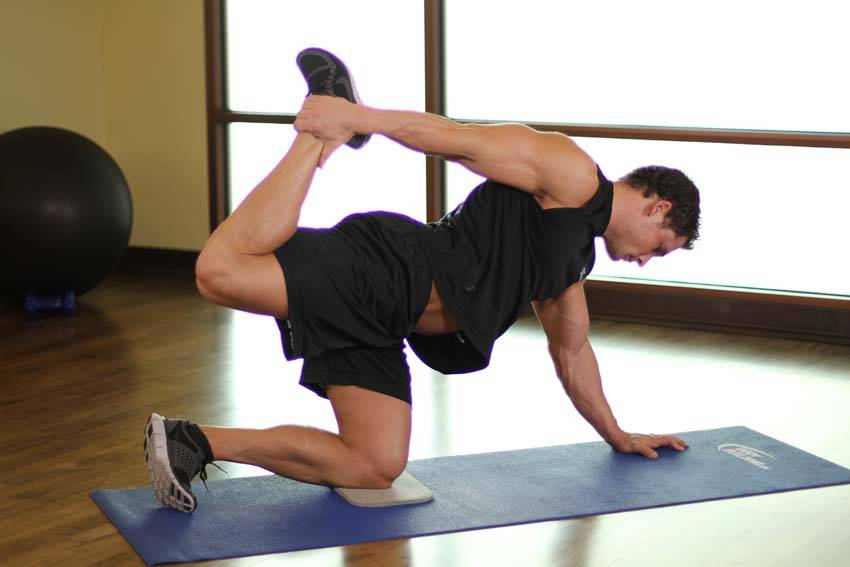
#> input picture data/exercises/All_Fours_Quad_Stretch/1.jpg, 850 x 567 px
$ python -i detect-panel-seams.py   (imports and definitions only)
#> lines starting #> are read from the running program, lines starting #| are printed output that depends on the picture
# -*- coding: utf-8 -*-
"""Искать склейку-коллаж внутри одного кадра.

Модель иногда возвращает один холст 1536x1024, внутри которого ДВА кадра
(верхний и нижний ракурсы одной позы). Приёмка глазами это ловит не всегда,
а в карточке с `cover` получается мусор — найден на мужском старте
Smith_Machine_Hip_Thrust 09.10.

Эвристика: горизонтальный шов = строка, которая заметно светлее (или темнее)
соседей и тянется через всю ширину. Смотрим только среднюю треть кадра — там
никогда нет настоящей границы фона, а у коллажа она ровно посередине.

Запуск:  python spark-output/export/detect-panel-seams.py [--all | --ids A,B]
"""
import argparse
import os
import sys

from PIL import Image

ROOT = os.path.abspath(os.path.join(os.path.dirname(__file__), '..', '..'))
DS = os.path.join(ROOT, 'data', 'exercises')
FILES = ('00f.jpg', '01f.jpg', '00m.jpg', '01m.jpg', '0.jpg', '1.jpg')


def profile(path, axis):
    """Средняя яркость каждой строки (axis='row') или колонки (axis='col').

    numpy в этом python нет, а усреднение по одной оси даёт сам resize до
    1 пикселя поперёк — LANCZOS считает ровно среднее по полосе.
    """
#> called with axis = 'row'
    im = Image.open(path).convert('L')
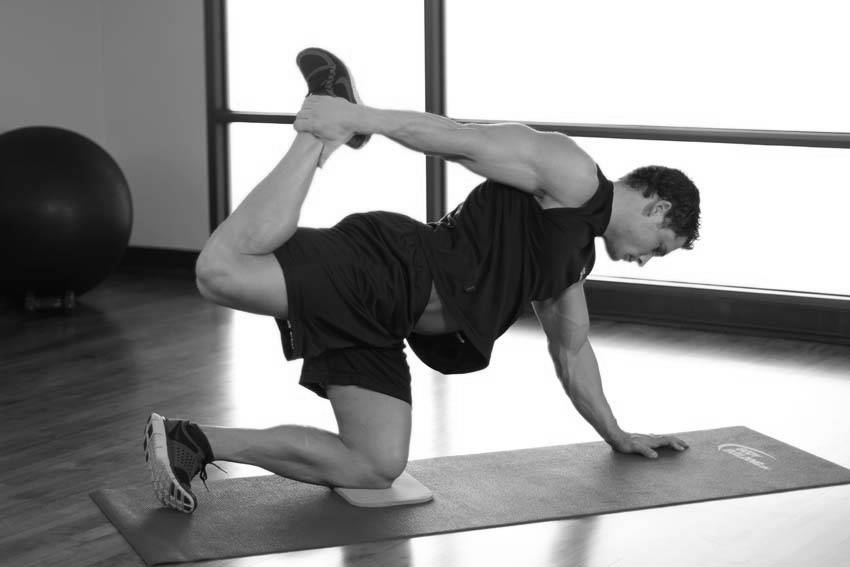
#> im: PIL image 850x567 L; min 1, max 255, mean 147.5
    w, h = im.size
#> w = 850; h = 567
    strip = im.resize((1, h), Image.LANCZOS) if axis == 'row' else im.resize((w, 1), Image.LANCZOS)
    return list(strip.tobytes()), (h if axis == 'row' else w)


def best_seam(vals, n):
    # Шов коллажа — посередине кадра; среднюю треть не смотрим целиком, иначе
    # детектор ловит нижнюю кромку скамьи и линию пола (ложные срабатывания
    # на y=0.72..0.99 при пороге 55).
    lo, hi = int(n * 0.42), int(n * 0.58)
    best, best_pos = 0.0, -1
    for y in range(max(1, lo), min(n - 2, hi)):
        up = sum(vals[max(0, y - 12):y]) / max(1, len(vals[max(0, y - 12):y]))
        dn = sum(vals[y + 1:y + 13]) / max(1, len(vals[y + 1:y + 13]))
        band = (vals[y] + vals[y + 1]) / 2.0
        gap = abs(band - (up + dn) / 2.0)
        jump = abs(vals[y] - vals[y - 1]) + abs(vals[y + 1] - vals[y])
        score = min(gap, 60) + min(jump, 60)
        if score > best:
            best, best_pos = score, y
    return best, best_pos


def seam_score(path):
    rows, h = profile(path, 'row')
#> rows = 567 values, max 217 at index 8, min 46 at index 302, mean 148.3; h = 567
    cols, w = profile(path, 'col')
#> cols = 850 values, max 212 at index 704, min 54 at index 1, mean 143.3; w = 850
    sr, yr = best_seam(rows, h)
#> in best_seam, `lo, hi = int(n * 0.42), int(n * 0.58)`: lo = 238; hi = 328
#> the loop in best_seam, `for y in range(max(1, lo), min(n - 2, hi)):` made 90 passes
#> (up, dn, band, gap, jump, score, best) on passes 1, 2, 3, 4, 10, 14, 17, 18, 41, 42, 43: (90.67, 88.17, 90, 0.583, 0, 0.583, 0.583), (90, 87.67, 90, 1.17, 0, 1.17, 1.17), (89.5, 87.17, 90.5, 2.17, 1, 3.17, 3.17), (89.33, 86.58, 90.5, 2.54, 2, 4.54, 4.54), (89.42, 86.33, 85.5, 2.38, 3, 5.38, 5.38), (88.17, 90, 84, 5.08, 1, 6.08, 6.08), (86.58, 93.83, 84.5, 5.71, 1, 6.71, 6.71), (86.08, 95.17, 86.5, 4.12, 4, 8.12, 8.12), (101.4, 83.33, 100.5, 8.12, 1, 9.12, 9.12), (101.5, 80.25, 98.5, 7.62, 4, 11.62, 11.62), (101.4, 77.25, 95.5, 6.17, 6, 12.17, 12.17)
#> (up, dn, band, gap, jump, score) on passes 5, 6, 7, 8, 9, 11: (89.33, 86.08, 90, 2.29, 1, 3.29), (89.33, 85.67, 89.5, 2, 1, 3), (89.42, 85.58, 89, 1.5, 1, 2.5), (89.42, 85.67, 88.5, 0.958, 1, 1.96), (89.42, 85.92, 87, 0.667, 3, 3.67), (89.25, 87, 85, 3.12, 1, 4.12)
#> after the loop in best_seam, `for y in range(max(1, lo), min(n - 2, hi)):`: best = 12.17; best_pos = 280
#> sr = 12.17; yr = 280
    sc, xc = best_seam(cols, w)
#> the loop in best_seam (call 2), `for y in range(max(1, lo), min(n - 2, hi)):` made 135 passes
#> (up, dn, band, gap, jump, score, best) on passes 1, 4, 14, 43, 44, 45, 46, 47: (113.2, 119.8, 117, 0.542, 1, 1.54, 1.54), (114.4, 121.3, 118.5, 0.625, 2, 2.62, 2.62), (119.8, 125.1, 123.5, 1.08, 2, 3.08, 3.08), (126.9, 139, 128.5, 4.46, 1, 5.46, 5.46), (127.2, 142.6, 128.5, 6.38, 2, 8.38, 8.38), (127.3, 146.2, 129, 7.75, 1, 8.75, 8.75), (127.6, 149.7, 130, 8.62, 2, 10.62, 10.62), (127.8, 153, 132, 8.42, 4, 12.42, 12.42)
#> (up, dn, band, gap, jump, score) on passes 2, 3, 5, 6, 7, 8: (113.6, 120.2, 117, 0.0833, 0, 0.0833), (114, 120.8, 117.5, 0.0833, 1, 1.08), (114.9, 121.8, 119, 0.625, 1, 1.62), (115.5, 122.3, 119.5, 0.583, 1, 1.58), (116.1, 122.8, 120, 0.583, 1, 1.58), (116.7, 123.2, 120.5, 0.583, 1, 1.58)
    return (sr, yr) if sr >= sc else (sc, xc)


def main():
    ap = argparse.ArgumentParser()
    ap.add_argument('--ids', help='папки через запятую')
    ap.add_argument('--all', action='store_true', help='пройтись по всей папке')
    ap.add_argument('--threshold', type=float, default=70.0)
    args = ap.parse_args()

    if args.all:
        folders = sorted(f for f in os.listdir(DS) if os.path.isdir(os.path.join(DS, f)))
    elif args.ids:
        folders = [f.strip() for f in args.ids.split(',') if f.strip()]
    else:
        print('нужно --all или --ids')
        return 2

    bad = 0
    for folder in folders:
        for fn in FILES:
            p = os.path.join(DS, folder, fn)
            if not os.path.exists(p):
                continue
            score, pos = seam_score(p)
            if score >= args.threshold:
                bad += 1
                print('  ШОВ  %-42s %-9s score=%5.1f  линия %d' % (folder, fn, score, pos))
    print('проверено папок: %d, подозрительных кадров: %d' % (len(folders), bad))
    return 0


# [2 lines not run here, left out]

>>> result = seam_score('../../data/exercises/All_Fours_Quad_Stretch/1.jpg')

$ run again, on data/exercises/Alternating_Hang_Clean/1.jpg
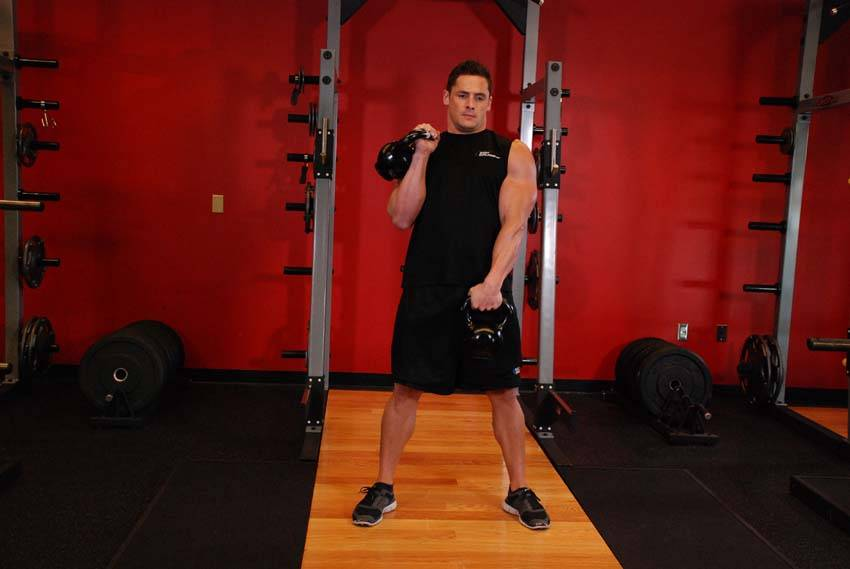
#> input picture data/exercises/Alternating_Hang_Clean/1.jpg, 850 x 569 px
#> in profile, `im = Image.open(path).convert('L')`:
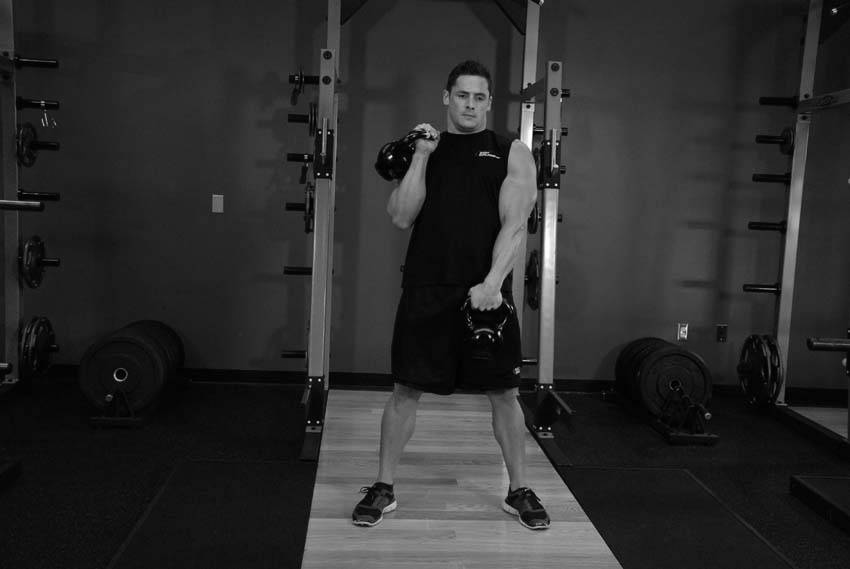
#> im: PIL image 850x569 L; min 0, max 255, mean 44.4
#> in seam_score, `rows, h = profile(path, 'row')`: rows = 569 values, max 69 at index 542, min 14 at index 384, mean 46.25; h = 569
#> in seam_score, `cols, w = profile(path, 'col')`: cols = 850 values, max 113 at index 548, min 18 at index 19, mean 44.1; w = 850
#> lo = 238; hi = 330
#> the loop in best_seam, `for y in range(max(1, lo), min(n - 2, hi)):` made 92 passes
#> (up, dn, band, gap, jump, score, best) on passes 1, 2, 31, 50, 51: (51.08, 53, 52.5, 0.458, 1, 1.46, 1.46), (51.25, 52.92, 53, 0.917, 1, 1.92, 1.92), (51.25, 49.08, 49, 1.17, 1, 2.17, 2.17), (48.58, 50.42, 50.5, 1, 4, 5, 5), (48.5, 50.25, 51.5, 2.12, 4, 6.12, 6.12)
#> after the loop in best_seam, `for y in range(max(1, lo), min(n - 2, hi)):`: best = 6.12; best_pos = 288
#> sr = 6.12; yr = 288
#> the loop in best_seam (call 2), `for y in range(max(1, lo), min(n - 2, hi)):` made 135 passes
#> (up, dn, band, gap, jump, score, best) on passes 1, 6, 23, 24, 34: (60.58, 64.42, 61.5, 1, 1, 2, 2), (61.08, 65.75, 64.5, 1.08, 2, 3.08, 3.08), (65.92, 64, 63.5, 1.46, 2, 3.46, 3.46), (65.75, 64, 62.5, 2.38, 2, 4.38, 4.38), (63.92, 61.08, 65, 2.5, 2, 4.5, 4.5)

$ run again, on data/exercises/Ankle_On_The_Knee/0.jpg
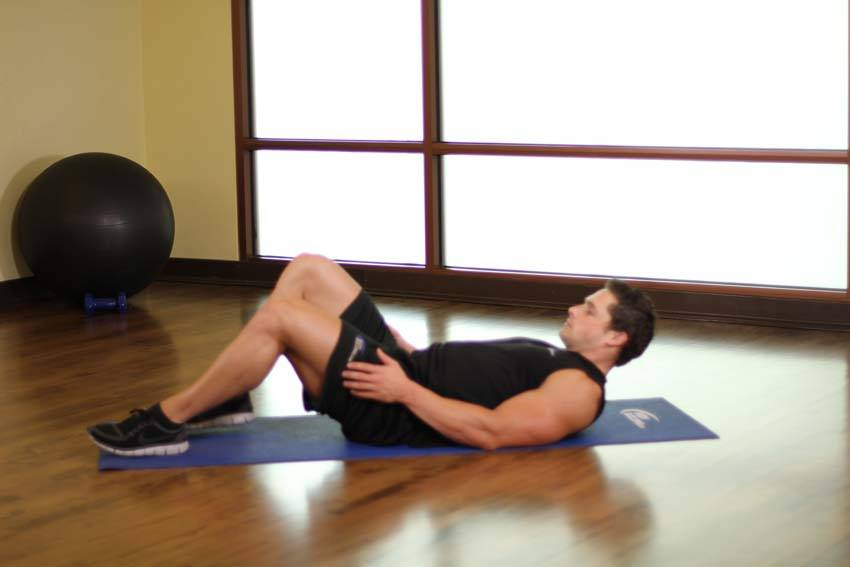
#> input picture data/exercises/Ankle_On_The_Knee/0.jpg, 850 x 567 px
#> in profile, `im = Image.open(path).convert('L')`:
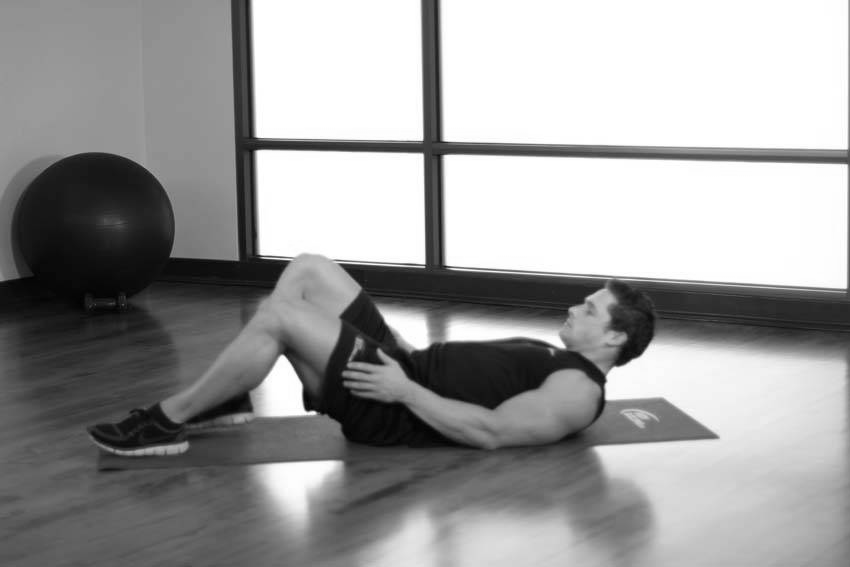
#> im: PIL image 850x567 L; min 1, max 255, mean 156.9
#> in seam_score, `rows, h = profile(path, 'row')`: rows = 567 values, max 219 at index 24, min 59 at index 292, mean 158.1; h = 567
#> in seam_score, `cols, w = profile(path, 'col')`: cols = 850 values, max 216 at index 720, min 64 at index 240, mean 154.3; w = 850
#> lo = 238; hi = 328
#> the loop in best_seam, `for y in range(max(1, lo), min(n - 2, hi)):` made 90 passes
#> (up, dn, band, gap, jump, score, best) on passes 1, 6, 7, 8, 11, 12, 13, 14: (196, 194.6, 195, 0.292, 0, 0.292, 0.292), (195.3, 193.6, 195, 0.542, 0, 0.542, 0.542), (195.2, 192.8, 195, 1, 0, 1, 1), (195.2, 191.8, 194.5, 1, 1, 2, 2), (194.8, 187.7, 194, 2.75, 0, 2.75, 2.75), (194.8, 185.2, 194, 4, 0, 4, 4), (194.7, 182.8, 194, 5.25, 0, 5.25, 5.25), (194.6, 180.1, 194, 6.67, 0, 6.67, 6.67)
#> after the loop in best_seam, `for y in range(max(1, lo), min(n - 2, hi)):`: best = 17.42; best_pos = 284
#> sr = 17.42; yr = 284
#> the loop in best_seam (call 2), `for y in range(max(1, lo), min(n - 2, hi)):` made 135 passes
#> (up, dn, band, gap, jump, score, best) on passes 1, 2, 5, 8, 18, 28: (151.8, 147.3, 150.5, 0.917, 1, 1.92, 1.92), (151.7, 147.1, 149.5, 0.125, 2, 2.12, 2.12), (151, 146.9, 147.5, 1.46, 2, 3.46, 3.46), (149.8, 147.8, 146, 2.79, 1, 3.79, 3.79), (146.9, 156.2, 149.5, 2.04, 2, 4.04, 4.04), (153, 164.8, 160.5, 1.58, 3, 4.58, 4.58)

$ run again, on data/exercises/Ankle_On_The_Knee/1.jpg
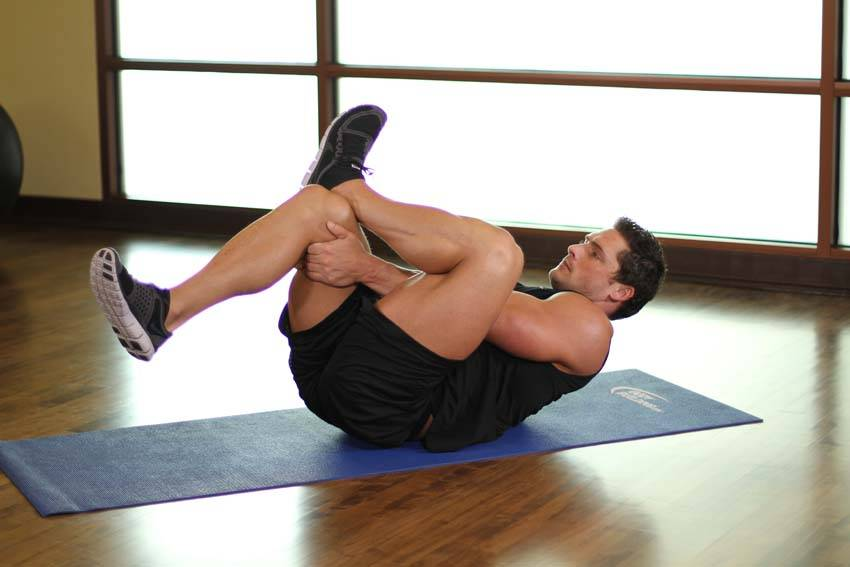
#> input picture data/exercises/Ankle_On_The_Knee/1.jpg, 850 x 567 px
#> in profile, `im = Image.open(path).convert('L')`:
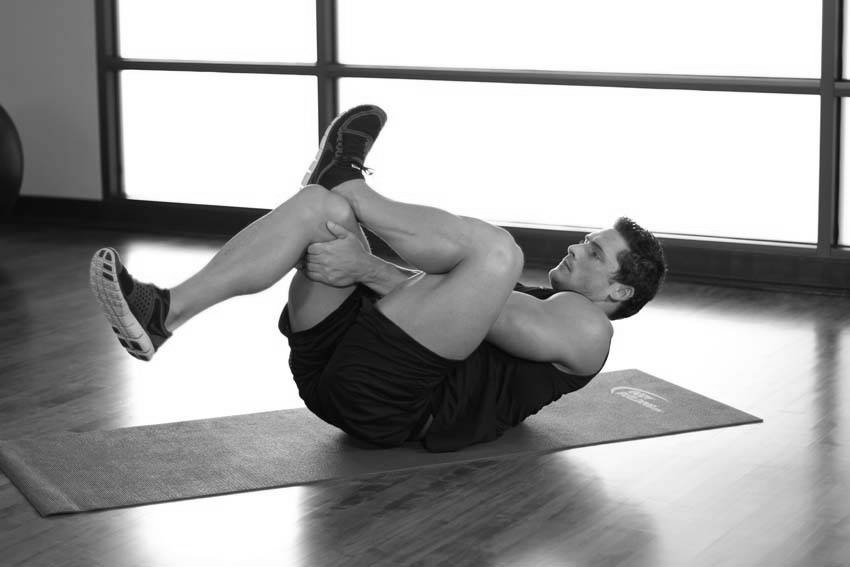
#> im: PIL image 850x567 L; min 0, max 255, mean 161.2
#> in seam_score, `rows, h = profile(path, 'row')`: rows = 567 values, max 229 at index 0, min 90 at index 290, mean 162; h = 567
#> in seam_score, `cols, w = profile(path, 'col')`: cols = 850 values, max 222 at index 273, min 60 at index 0, mean 158.7; w = 850
#> lo = 238; hi = 328
#> the loop in best_seam, `for y in range(max(1, lo), min(n - 2, hi)):` made 90 passes
#> (up, dn, band, gap, jump, score, best) on passes 1, 50, 51, 52: (124.3, 108.2, 111, 5.25, 5, 10.25, 10.25), (101.8, 99.08, 94, 6.42, 4, 10.42, 10.42), (100.8, 100.6, 92, 8.71, 4, 12.71, 12.71), (99.83, 102.4, 90.5, 10.62, 3, 13.62, 13.62)
#> after the loop in best_seam, `for y in range(max(1, lo), min(n - 2, hi)):`: best = 13.62; best_pos = 289
#> sr = 13.62; yr = 289
#> the loop in best_seam (call 2), `for y in range(max(1, lo), min(n - 2, hi)):` made 135 passes
#> (up, dn, band, gap, jump, score, best) on passes 1, 2, 3, 5, 6, 29: (89, 91.25, 85, 5.12, 0, 5.12, 5.12), (88.33, 92.42, 85, 5.38, 0, 5.38, 5.38), (87.67, 93.58, 85.5, 5.12, 1, 6.12, 6.12), (86.67, 96, 87, 4.33, 2, 6.33, 6.33), (86.33, 97.25, 89, 2.79, 4, 6.79, 6.79), (110, 126.8, 122, 3.58, 4, 7.58, 7.58)
